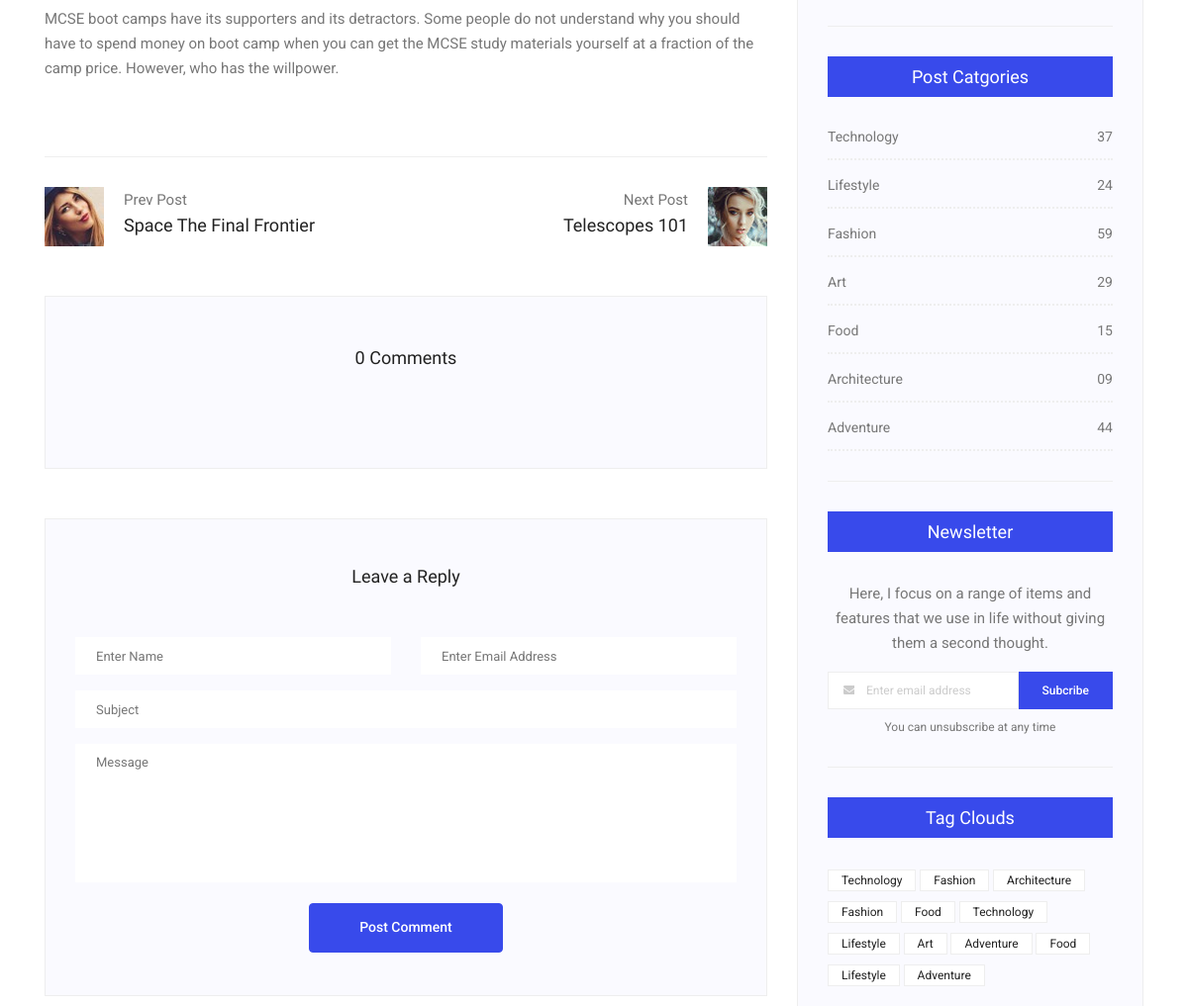
The app's page /blog/astronomy-binoculars-a-great-alternative (middle part), older data.
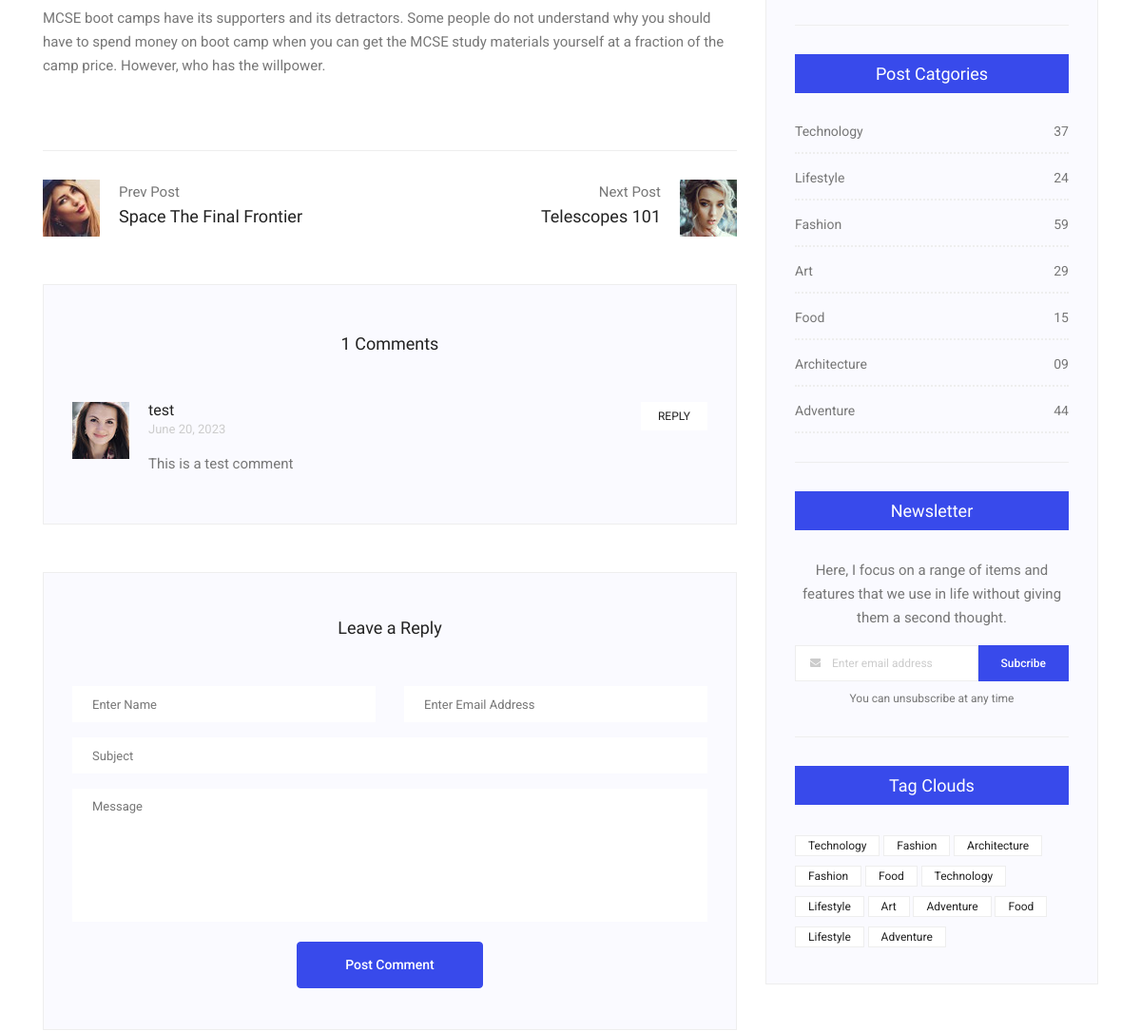
The same page, newer data.
### blog/models.py (models this page shows, shortened)
class PostComment(models.Model):
    subject = models.CharField(max_length=30)
    content = models.TextField()
    name = models.CharField(max_length=30)
    email = models.EmailField()
    post = models.ForeignKey(Post, on_delete=models.CASCADE, null=True)
    create_date = models.DateField(auto_now_add=True, verbose_name='Date', null=True, blank=True)
    parent = models.ForeignKey('PostComment', null=True, blank=True, on_delete=models.CASCADE)
    class Meta:
        verbose_name = 'Post Comment'
        verbose_name_plural = 'Post Comments'

### blog/views.py (the view)
# urls.py: path('<slug:slug>', PostDetailView.as_view(), name='post-detail'),
class PostDetailView(DetailView):
    template_name = 'blog/post-detail.html'
    model = Post
    def get_context_data(self, **kwargs):
        context = super(PostDetailView, self).get_context_data()
        request = self.request
        loaded_post = self.object
        user_id = None
        user_ip = get_client_ip(request)
        if request.user.is_authenticated:
            user_id = request.user.id
        has_been_visited = PostVisit.objects.filter(ip__iexact=user_ip, post_id=loaded_post.id).exists()
        if not has_been_visited:
            new_visit = PostVisit(user_id=user_id, ip=user_ip, post_id=loaded_post.id)
            new_visit.save()
        post: Post = kwargs.get('object')
        context['visit_count'] = PostVisit.objects.filter(post_id=loaded_post.id).count()
        context['comment_form'] = PostCommentForm()
        context['comments'] = PostComment.objects.filter(post_id=post.id, parent=None).order_by('-create_date').prefetch_related('postcomment_set')
        context['comments_count'] = PostComment.objects.filter(post_id=post.id).count()
        return context

### blog/forms.py
class PostCommentForm(forms.Form):
    name = forms.CharField(
        widget=forms.TextInput(attrs={'class': 'form-control', 'id': 'name', 'placeholder': 'Enter Name'})
    )
    email = forms.EmailField(
        widget=forms.EmailInput(attrs={'class': 'form-control', 'id': 'email', 'placeholder': 'Enter Email Address'})
    )
    subject = forms.CharField(
        widget=forms.TextInput(attrs={'class': 'form-control', 'id': 'subject', 'placeholder': 'Subject'})
    )
    content = forms.CharField(
        widget=forms.Textarea(attrs={'class': 'form-control mb-10', 'placeholder': 'Message'})
    )

### blog/models.py (called while the page is built)
    def __str__(self):
        return self.title

    def __str__(self):
        return self.name

### utils/http_service.py (called while the page is built)
def get_client_ip(request: HttpRequest):
    x_forwarded_for = request.META.get('HTTP_X_FORWARDED_FOR')
    if x_forwarded_for:
        ip = x_forwarded_for.split(',')[0]
    else:
        ip = request.META.get('REMOTE_ADDR')
    return ip

### blog/templates/blog/post-detail.html (shortened to what this page needs)
{% extends 'base.html' %}
{% load thumbnail %}
{% load poll_extras %}
{% block content %}
	<section class="blog_area single-post-area py-80px section-margin--small">
			<div class="container">
					<div class="row">
							<div class="col-lg-8 posts-list">
									<div class="single-post row">
											<div class="col-lg-12">
													<div class="row">
															<div class="col-lg-12 mt-4">
																	<p>
																			MCSE boot camps have its supporters and its detractors. Some people do not understand why you should have to spend money
																			on boot camp when you can get the MCSE study materials yourself at a fraction of
																			the camp price. However, who has the willpower.
																	</p>
															</div>
													</div>
											</div>
									</div>
									<div class="navigation-area">
											<div class="row">
													<div class="col-lg-6 col-md-6 col-12 nav-left flex-row d-flex justify-content-start align-items-center">
															<div class="thumb">
																	<a href="#">
																			<img class="img-fluid" src="../../../static/img/blog/prev.jpg" alt="">
																	</a>
															</div>
															<div class="arrow">
																	<a href="#">
																	</a>
															</div>
															<div class="detials">
																	<p>Prev Post</p>
																	<a href="#">
																			<h4>Space The Final Frontier</h4>
																	</a>
															</div>
													</div>
													<div class="col-lg-6 col-md-6 col-12 nav-right flex-row d-flex justify-content-end align-items-center">
															<div class="detials">
																	<p>Next Post</p>
																	<a href="#">
																			<h4>Telescopes 101</h4>
																	</a>
															</div>
															<div class="arrow">
																	<a href="#">
																	</a>
															</div>
															<div class="thumb">
																	<a href="#">
																			<img class="img-fluid" src="../../../static/img/blog/next.jpg" alt="">
																	</a>
															</div>
													</div>
											</div>
									</div>
									<div class="comments-area">
											<h4>{{ comments_count }} Comments</h4>
											{% for cm in comments%}
											<div class="comment-list">
													<div class="single-comment justify-content-between d-flex">
															<div class="user justify-content-between d-flex">
																	<div class="thumb">
																			<img src="../../../static/img/blog/c1.jpg" alt="">
																	</div>
																	<div class="desc">
																			<h5>
																					<a href="#">{{ cm.name }}</a>
																			</h5>
																			<p class="date">{{ cm.create_date }} </p>
																			<p class="comment">
																					{{ cm.content }}
																			</p>
																	</div>
															</div>
															<div class="reply-btn">
																	<a href="#" class="btn-reply text-uppercase">reply</a>
															</div>
													</div>
											</div>
											{% endfor %}
									</div>
									<div class="comment-form">
											<h4>Leave a Reply</h4>
											<form method="post", action="{% url 'add-post-comment' post.id %}">
													<div class="form-group form-inline">
															<div class="form-group col-lg-6 col-md-6 name">
																{{ comment_form.name }}
															</div>
															<div class="form-group col-lg-6 col-md-6 email">
																{{ comment_form.email }}
															</div>
													</div>
													<div class="form-group">
														{{ comment_form.subject }}
													</div>
													<div class="form-group">
															{{ comment_form.content }}
													</div>
													<button type=submit class="button button-postComment button--active">Post Comment</button>
											</form>
									</div>
							</div>
							<div class="col-lg-4">
									<div class="blog_right_sidebar">
											<aside class="single_sidebar_widget ads_widget">
													<div class="br"></div>
											</aside>
											<aside class="single_sidebar_widget post_category_widget">
													<h4 class="widget_title">Post Catgories</h4>
													<ul class="list cat-list">
															<li>
																	<a href="#" class="d-flex justify-content-between">
																			<p>Technology</p>
																			<p>37</p>
																	</a>
															</li>
															<li>
																	<a href="#" class="d-flex justify-content-between">
																			<p>Lifestyle</p>
																			<p>24</p>
																	</a>
															</li>
															<li>
																	<a href="#" class="d-flex justify-content-between">
																			<p>Fashion</p>
																			<p>59</p>
																	</a>
															</li>
															<li>
																	<a href="#" class="d-flex justify-content-between">
																			<p>Art</p>
																			<p>29</p>
																	</a>
															</li>
															<li>
																	<a href="#" class="d-flex justify-content-between">
																			<p>Food</p>
																			<p>15</p>
																	</a>
															</li>
															<li>
																	<a href="#" class="d-flex justify-content-between">
																			<p>Architecture</p>
																			<p>09</p>
																	</a>
															</li>
															<li>
																	<a href="#" class="d-flex justify-content-between">
																			<p>Adventure</p>
																			<p>44</p>
																	</a>
															</li>
													</ul>
													<div class="br"></div>
											</aside>
											<aside class="single-sidebar-widget newsletter_widget">
													<h4 class="widget_title">Newsletter</h4>
													<p>
															Here, I focus on a range of items and features that we use in life without giving them a second thought.
													</p>
													<div class="form-group d-flex flex-row">
															<div class="input-group">
																	<div class="input-group-prepend">
																			<div class="input-group-text">
																					<i class="fa fa-envelope" aria-hidden="true"></i>
																			</div>
																	</div>
																	<input type="text" class="form-control" id="inlineFormInputGroup" placeholder="Enter email address" onfocus="this.placeholder = ''"
																			onblur="this.placeholder = 'Enter email'">
															</div>
															<a href="#" class="bbtns">Subcribe</a>
													</div>
													<p class="text-bottom">You can unsubscribe at any time</p>
													<div class="br"></div>
											</aside>
											<aside class="single-sidebar-widget tag_cloud_widget">
													<h4 class="widget_title">Tag Clouds</h4>
													<ul class="list">
															<li>
																	<a href="#">Technology</a>
															</li>
															<li>
																	<a href="#">Fashion</a>
															</li>
															<li>
																	<a href="#">Architecture</a>
															</li>
															<li>
																	<a href="#">Fashion</a>
															</li>
															<li>
																	<a href="#">Food</a>
															</li>
															<li>
																	<a href="#">Technology</a>
															</li>
															<li>
																	<a href="#">Lifestyle</a>
															</li>
															<li>
																	<a href="#">Art</a>
															</li>
															<li>
																	<a href="#">Adventure</a>
															</li>
															<li>
																	<a href="#">Food</a>
															</li>
															<li>
																	<a href="#">Lifestyle</a>
															</li>
															<li>
																	<a href="#">Adventure</a>
															</li>
													</ul>
											</aside>
									</div>
							</div>
					</div>
			</div>
	</section>
    {% endblock content %}

### templates/base.html (shortened to what this page needs)
{% load render_partial %}
<!DOCTYPE html>
<html lang="en">
<head>
    {% include 'shared/references/header_references.html' %}
</head>
<body>
    {% block content %}
    {% endblock content %}
</body>
</html>

### templates/shared/references/header_references.html (shortened to what this page needs)
  <link rel="stylesheet" href="/static/vendors/bootstrap/bootstrap.min.css">
  <link rel="stylesheet" href="/static/vendors/fontawesome/css/all.min.css">
	<link rel="stylesheet" href="/static/vendors/themify-icons/themify-icons.css">
  <link rel="stylesheet" href="/static/vendors/nice-select/nice-select.css">
  <link rel="stylesheet" href="/static/vendors/owl-carousel/owl.theme.default.min.css">
  <link rel="stylesheet" href="/static/vendors/owl-carousel/owl.carousel.min.css">
    <link rel="stylesheet" href="/static/vendors/nouislider/nouislider.min.css">
    <link rel="stylesheet" href="/static/vendors/linericon/style.css">
  <link rel="stylesheet" href="/static/css/style.css">

Row changes from the older to the newer data that the page shows:
added PostComment: name "test", create_date "June 20, 2023", content "This is a test comment"
Text that changed along with them:
{{ comments_count }}: "0" → "1"
